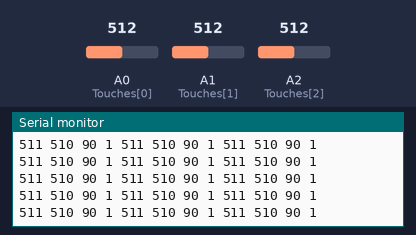
The sketch below on a simulated Arduino Uno, built with avr-gcc and run on an emulated ATmega328P. Shown: the last lines printed to the serial monitor. Inputs (shaded band) come from the test bench; at power-on: A1 (Touches[1]) = 512, A0 (Touches[0]) = 512, A2 (Touches[2]) = 512.

Above: at 4.2 s.
4.3 s: A1 (Touches[1]) set to 527
At 4.8 s:
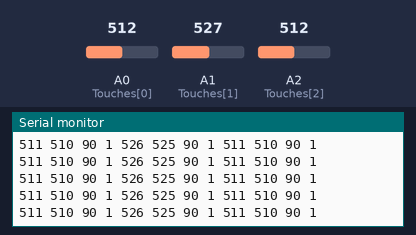
7.3 s: A1 (Touches[1]) set to 539
At 7.8 s:
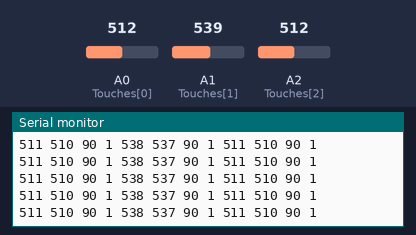
Timing chart, 0 to 8.7 s (numbered marks = the images above; inputs shaded):
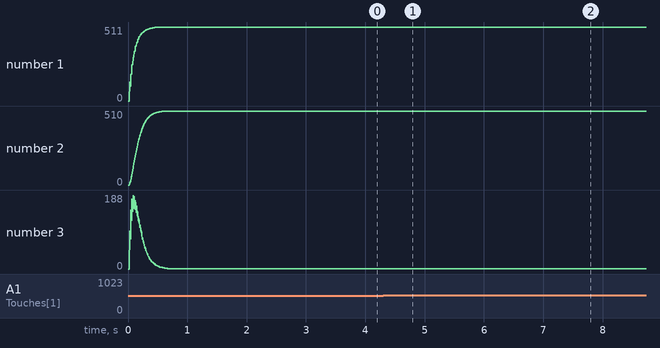

The sketch:

commonmode.ino
```cpp
/*
  For 5 cap touch pins on an UNO,
  where the leads are long, and thus act like an antenna (and high cap-value),
  and the ends are objects with large surface.

  This sketch based on the behavior I saw when I had long leads taped to a table
  with some objects on the end.
  The long-leads act like antennas, and pick up the 60Hz power signal.
  So, I track the peak during each 1/60 sec and use that as the cap-value.
  When I touched the _bare_ conductor, the counts jumped to 1024, from about 300.
  But, also, the untouched value would move around a bit depending on where my arm was, etc,
  so the common-mode lead (A5) is used as a reference: assume "touched" is about 70% of the
  difference from common-mode to 1024.

  Sends 0+ (1+ 2+ etc) as each pin is touched, and 0-, 1-, etc when released.
  Intended for use with processing.
  Debounce might be needed, check behavior.

  Wiring:
    Each pin A0..A4
    10Mohm gnd->pin. pin->lead->object. Might be able to change this to get a larger jump on touch.
    Pin A5 is the same, but no object, we use it as a reference.

  Calibration:
    Several values are empirically determined.
    Run the loop() with only the plot_loop() enabled, and check the behavior.
    Key things are the TouchedValue and on_threshold_ratio
*/

#include "tired_of_serial.h"
#include "HzMax.h"
#include "CrossOverDetect.h"

// magic for array size:
template <typename T, unsigned S> inline constexpr unsigned arraysize(const T (&v)[S]) {
  return S;
};

// THINGS TO SET

// Might adjust the time-window that we look for a max during. Longer shouldn't break it,
// though it might make it a bit slower to respond to changes.
// At least 1/60 sec so we try to catch at least on peak.
// Beta is the amount of averaging, roughly n samples averaged together.
const int HzPeriod = 1 / 60.0 * 1000 * 1.1; //rounded is fine. make sure we catch at least 1 peak
const int HzMaxBeta = 5; // we don't seem to need much averaging

// Pins. Just list 'em
int Touches[] = { A0, A1, A2}; // , A3, A4 }; // touch pins to scan (automagic length detect)

// Each pin behaves differently, so determine the "delta" empirically (cf. plot_xover_loop):
// Delta in plot_xover_loop is about double what it should be in touched_xover_loop()
int CrossoverDelta[] = { 90, 90, 90, 200, 200 }; // seems to get weaker A0-->>A2
static_assert(arraysize(Touches) <= arraysize(CrossoverDelta), "Touches list and CrossoverDelta list must be same size");

const int Common = A5; // un attached reference antenna. not used in this sketch

constexpr int TouchesCount = arraysize(Touches);
const char TouchLetter = '0'; // A0='0', A1='1', etc. Sent to serial port

// Our long-lead touch wire acts like an antenna and picks up the 60Hz power
// So, the period is 1/60 *1000ms * 1.1fuzz
// "commonmode" serves as a reference base value
int on_threshold; // dynamically from commonmode

void setup() {
  Serial.begin(115200);
  println("start");

  xover_setup();

  println("setup done");
}

void loop() {
  //plot_a0_loop(); // raw
  //plot_loop(); // see the values we are testing against, esp on_threshold

  //plot_on_loop(); // watch the touch as a graph, easier to see
  //touched_loop();

  // using crossover
  plot_xover_loop();
  //touched_xover_loop();
}

CrossOverDetect<HzMax, ExponentialSmooth> *xover[ TouchesCount ];
const int XOverSlowBeta = 20; // some multiple of HzMaxBeta
void xover_setup() {
  for (int pin_i = 0; pin_i < TouchesCount; pin_i++) {
    // for track peak
    HzMax *hzmax = new HzMax( HzPeriod, HzMaxBeta );
    // for track slow peak
    ExponentialSmooth *slowMax = new ExponentialSmooth( XOverSlowBeta ); // we'll have to update this as xover[].v2.
    // add to crossover detect
    xover[pin_i] = new CrossOverDetect<HzMax, ExponentialSmooth>( CrossoverDelta[pin_i], hzmax, slowMax );
  }
}

void read_xover_pins() {
  for (int pin_i = 0; pin_i < TouchesCount; pin_i++) {
    int v = analogRead( Touches[pin_i] );
    // for track peak
    int peak = xover[pin_i]->v1.update( v );
    // for the slow follower, for crossover
    xover[pin_i]->v2.update( peak );

    xover[pin_i]->state(); // need to calculate state
  }
}

void plot_xover_loop() {
  // This is a problem. I was hoping we could plot the values and eyeball things
  // But, it seems like printing a lot (i.e. serial), causes the analogRead() to behave differently: about x2.
  // Possibly some kind of uart/interrupt/clock thing?
  // So, values seen in this function WON'T be the same as seen w/o a lot of printing (e.g. touched_xover_loop)

  read_xover_pins();
  for (int pin_i = 0; pin_i < TouchesCount; pin_i++) {
    //if ( !(pin_i == 0 || pin_i==4) ) continue; // skip most

    auto &pinx = *xover[pin_i]; // CrossoverDetect
    int vfast = pinx.v1.value();
    int vslow = pinx.v2.value();

    if ( pinx.changed() ) {
        print(pinx.on() ? (int)(vfast * 1.3) : vfast);print(F(" "));print(pinx.off() ? (int)(vslow * 0.6) : vslow);print(F(" "));  // peak,slow
        print(pinx.delta);print(F(" "));print(vfast - vslow);print(F(" ")); // delta, actual-delta

    }
    else {
        print(vfast);print(F(" "));print(vslow);print(F(" ")); // peak,slow
        print(pinx.delta);print(F(" "));print(vfast - vslow);print(F(" ")); // delta, actual-delta

    }
  }
  println();
}

void touched_xover_loop() {
  // the described protocol, sends "0+" etc when touched
  read_xover_pins();

  for (int pin_i = 0; pin_i < TouchesCount; pin_i++) {
    auto &pinx = *xover[pin_i]; // CrossoverDetect

    // debug values
    if (false && pin_i==2) {  // can disable in production
      if (pinx.current_delta() > 100) {
        print(pinx.delta);print(F(" "));print(pinx.current_delta());print(F(" ")); print(pinx.on()); println();
      }
    }

    if ( pinx.changed() ) {
      print( (char) (TouchLetter + pin_i) ); print(pinx.on() ? "+" : "-"); println();
    }
  }
}

void plot_a0_loop() {
  print( analogRead(A0) ); println();

}

void timeread_loop() {
  // development: to check that read_pins() isn't too slow.
  unsigned long top = millis();
  for (int i = 0; i < 1000; i++) {
    read_xover_pins();
  }
  println((millis() - top) / 1000.0);
}
```

CrossOverDetect.h
```cpp
#pragma once

template <typename T1, typename T2>
class CrossOverDetect {
/* Detects when 2 values cross (by at least some delta), and tracks the state
  e.g. 2 cap touch that are smoothed
  Given 2 objects that have .value, provides
  .state = -1, 0, 1 for current state (0 is indeterminate)
  # .changed = 0|1, will only provide 1 once to indicate a change
*/

  private:
  short _state;
  boolean _changed;

  public:
  // leave 'em public for debugging
  T1 &v1; // usually the fast
  T2 &v2;
  int delta;

  // starts at state == 0, delta == 1
  CrossOverDetect(T1 *v1, T2 *v2) : delta(1), v1(*v1), v2(*v2), _state(0), _changed(0) {};
  CrossOverDetect(int delta, T1 *v1, T2 *v2) : delta(delta), v1(*v1), v2(*v2), _state(0), _changed(0) {};
  // If you want to start in a specific state
  CrossOverDetect(T1 *v1, T2 *v2, int start_state) : delta(1), v1(*v1), v2(*v2), _state(start_state), _changed(0) {};
  CrossOverDetect(int delta, T1 *v1, T2 *v2, int start_state) : delta(delta), v1(*v1), v2(*v2), _state(start_state), _changed(0) {};

  int state() {
    // HAVE to call this to calculate if state changed
    // -1 (on), 0 (?), +1 (off)
    if ( _state != -1 && v2.value() - v1.value() >= delta ) { _state = -1; _changed=1; }
    else if ( _state != 1 && v1.value() - v2.value() >= delta ) { _state = 1; _changed=1; }
    return _state;
    }

  int current_delta() { return v1.value() - v2.value(); } // mostly for debugging

  boolean on() {
    // convenience if state == 1, i.e. if v1 > v2
    return state() == 1;
    }

  boolean off() {
    // convenience if state == -1, i.e. if v1 < v2
    // NB: remember we can be in state 0: indeterminate
    return state() == -1;
    }

  boolean d_on() {
    // true only once when change to on
    return state() == 1 && changed(); // relies on short-circuit
  }
  boolean d_off() {
    // true only once when change to off
    return state() == -1 && changed(); // relies on short-circuit
  }

  boolean changed() {
    boolean temp = _changed;
    _changed = 0; // always reset on query
    return temp; // but return what it was
    }
};
```

ExponentialSmooth.h
```cpp
#pragma once

class ExponentialSmooth {
  // a simple formula to sort-of do averaging: exponential smoothing

  const float factor; // forces operations to float space, actually a whole number
  float _smoothed; // need float for converging, i.e. no rounding loss funniness. use "(int) $thisobject", to get value.

  public:

  // "factor" is kind of like the the number of samples that are averaged.
  // So, "5" is sort of like taking 5 samples and averaging them.
  ExponentialSmooth(const int factor) : factor(factor) {};

  int smoothed() { return (int) _smoothed; }
  int value() { return (int) _smoothed; }
  operator int() const { return (int) _smoothed; }

  int reset(int v) { _smoothed = v; return v;}

  // we intend it to inline
  int update(const int raw_value) { average(raw_value); } // common interface
  int average(const int raw_value) {
    _smoothed = raw_value / factor + _smoothed - _smoothed / factor;
    /*
    Serial.print("X"); Serial.print((int) this); Serial.print("/");
    Serial.print(factor); Serial.print(" ");
    Serial.print(raw_value); Serial.print(" ");
    Serial.print(_smoothed); Serial.print("|"); Serial.print((int)_smoothed); Serial.print("|"); Serial.print((int) *this);
    Serial.print(" ");
    */

    return (int) _smoothed;
    }

  };
```

HzMax.h
```cpp
#pragma once
#include "ExponentialSmooth.h"
class HzMax {
  /*
  Keep a max over a short period.
  I.e. long cap touch gets 60hz, try to get max
  */

  private:
  int window_ms; // window size
  ExponentialSmooth *smooth;
  int current_max;
  unsigned long window_start;

  public:
  HzMax(int window_ms, int beta)
    : window_ms(window_ms),
      window_start(0) // too force update soonest
    {
    this->smooth = new ExponentialSmooth(beta);
    } // exp smooth of max

  int update(int new_value) {
    // restart window?
    if (millis() - window_start > window_ms) {
      window_start = millis();
      smooth->average( current_max ); // update average
      current_max = 0;
    }

    // find max in this window
    if (new_value > current_max) {
      current_max = new_value;
    }

    return smooth->value();
  }

  int value() { return smooth->value(); }
};
```

tired_of_serial.cpp
```cpp
#include <Arduino.h>
#include <avr/pgmspace.h>
#include "tired_of_serial.h"

void print_pgm_string(const char **pgm_str_table, byte index) {
  const char *pgm_str = (const char*) pgm_read_word((pgm_str_table + index));
  for(; pgm_read_byte(pgm_str) !=0; pgm_str++) { Serial.print((char) pgm_read_byte( pgm_str )); };
  }
```

tired_of_serial.h
```cpp
#ifndef __tired_of_serial__
#define __tired_of_serial__

// So tired of typing "Serial.print"
template <typename T> void inline print(T msg) { Serial.print(msg); }
template <typename T> void inline print(T msg, int format) { Serial.print(msg,format); }
void inline println() { Serial.println(); }
template <typename T> void inline println(T msg) { Serial.println(msg); }

// convenience to print a value with base (hex/bin) & leading zeros according to size
template <typename T> void printw(T msg, int format) {
  if (format == BIN) {
    print(F("0b"));
    for(byte i=0; i < (sizeof(msg) * 8); i++) {
      print( (msg & ((T)1 << (sizeof(msg) * 8 - 1))) ? "1" : "0");
      msg <<= 1;
      }
    }
  else if (format == HEX) {
    print(F("0x"));
    // print(F("["));print(msg,HEX);print(F("]"));
    for(byte i = (sizeof(msg) * 2); i > 0; i--) { // count down from msb digit
      print(
          msg >> ((i-1)*4) // digit to right
          & 0xf // pick off digit
        ,format
        );
      }
    }
  }

void print_pgm_string(const char **pgm_str, byte ith);
#endif
```

Measured:
- after the input at 4.3 s, the serial monitor: prints a new line at once (image 1)
- after the input at 7.3 s, the serial monitor: prints a new line at once (image 2)
